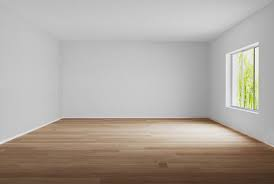
#> input picture room1.jpg, 274 x 184 px, found by its file name
$ python '(14)Subtraction_of_image.py'
#> lines starting #> are read from the running program, lines starting #| are printed output that depends on the picture
import numpy as np
import cv2

image1 = cv2.imread('room1.jpg')
#> image1 is the input picture: shape (184, 274, 3); mean B, G, R 158.8, 166.7, 174.4
image2 = cv2.imread('resized_room2.jpg')
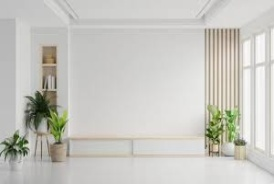
#> input picture resized_room2.jpg, 274 x 184 px, found by its file name
#> image2 is the input picture: shape (184, 274, 3); mean B, G, R 192.4, 198.5, 199.4


subtracted_image = cv2.subtract(image1 , image2)
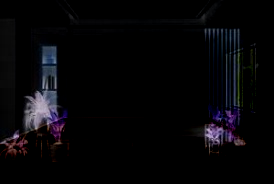
#> subtracted_image: shape (184, 274, 3); mean B, G, R 8.1, 5.9, 6.6

cv2.imshow('subtracted_image' , subtracted_image)

if cv2.waitKey(0) & 0xff == ord('q'):
#> (key q is pressed here)
    print('Quitting ....')
    cv2.destroyAllWindows()
